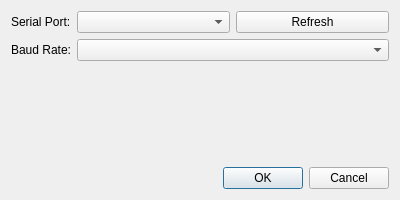
<?xml version="1.0" encoding="UTF-8"?>
<ui version="4.0">
 <class>ConnectionDialog</class>
 <widget class="QDialog" name="ConnectionDialog">
  <property name="geometry">
   <rect>
    <x>0</x>
    <y>0</y>
    <width>400</width>
    <height>200</height>
   </rect>
  </property>
  <property name="windowTitle">
   <string>Connect to ECU</string>
  </property>
  <layout class="QVBoxLayout" name="verticalLayout">
   <item>
    <layout class="QFormLayout" name="formLayout">
     <item row="0" column="0">
      <widget class="QLabel" name="label">
       <property name="text">
        <string>Serial Port:</string>
       </property>
      </widget>
     </item>
     <item row="0" column="1">
      <layout class="QHBoxLayout" name="horizontalLayout">
       <item>
        <widget class="QComboBox" name="portCombo"/>
       </item>
       <item>
        <widget class="QPushButton" name="refreshButton">
         <property name="text">
          <string>Refresh</string>
         </property>
        </widget>
       </item>
      </layout>
     </item>
     <item row="1" column="0">
      <widget class="QLabel" name="label_2">
       <property name="text">
        <string>Baud Rate:</string>
       </property>
      </widget>
     </item>
     <item row="1" column="1">
      <widget class="QComboBox" name="baudCombo"/>
     </item>
    </layout>
   </item>
   <item>
    <spacer name="verticalSpacer">
     <property name="orientation">
      <enum>Qt::Vertical</enum>
     </property>
     <property name="sizeHint" stdset="0">
      <size>
       <width>20</width>
       <height>40</height>
      </size>
     </property>
    </spacer>
   </item>
   <item>
    <widget class="QDialogButtonBox" name="buttonBox">
     <property name="orientation">
      <enum>Qt::Horizontal</enum>
     </property>
     <property name="standardButtons">
      <set>QDialogButtonBox::Cancel|QDialogButtonBox::Ok</set>
     </property>
    </widget>
   </item>
  </layout>
 </widget>
 <resources/>
 <connections>
  <connection>
   <sender>buttonBox</sender>
   <signal>accepted()</signal>
   <receiver>ConnectionDialog</receiver>
   <slot>accept()</slot>
   <hints>
    <hint type="sourcelabel">
     <x>248</x>
     <y>254</y>
    </hint>
    <hint type="destinationlabel">
     <x>157</x>
     <y>274</y>
    </hint>
   </hints>
  </connection>
  <connection>
   <sender>buttonBox</sender>
   <signal>rejected()</signal>
   <receiver>ConnectionDialog</receiver>
   <slot>reject()</slot>
   <hints>
    <hint type="sourcelabel">
     <x>316</x>
     <y>260</y>
    </hint>
    <hint type="destinationlabel">
     <x>286</x>
     <y>274</y>
    </hint>
   </hints>
  </connection>
 </connections>
</ui>
